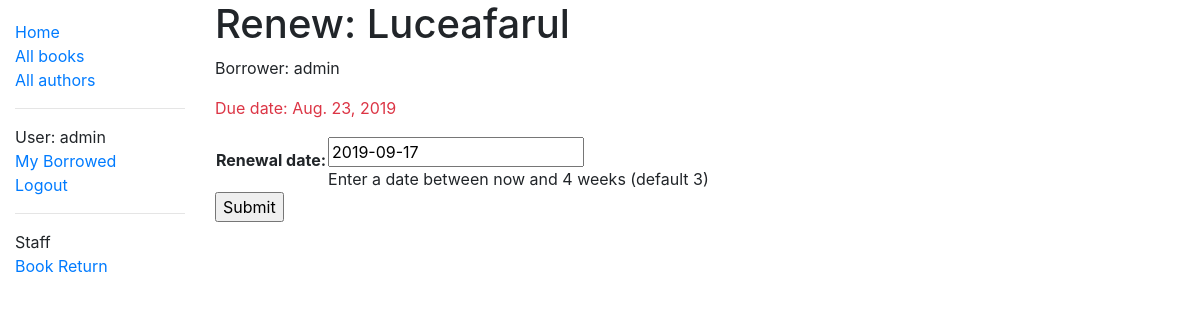
/catalog/book/c2215463-9510-4dc2-9d4b-ba9846ba8847/renew/ (signed in), run on an earlier commit of the app's database.
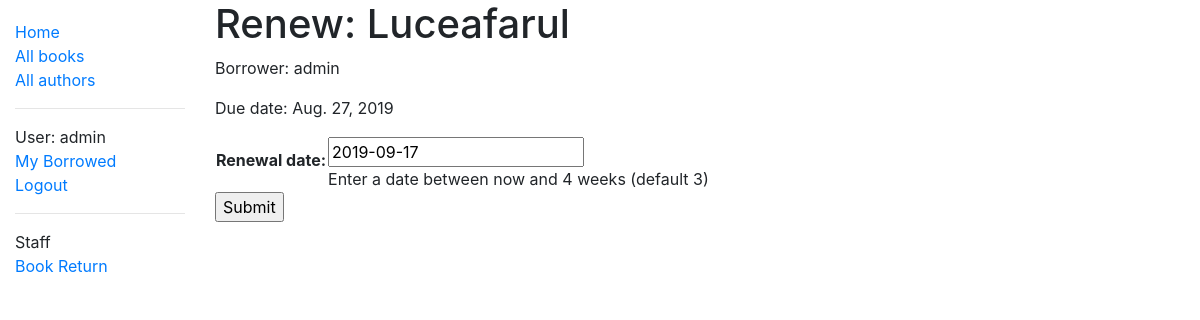
And on a later commit of the database.
### catalog/models.py (models this page shows, shortened)
class BookInstance(models.Model):
    id = models.UUIDField(primary_key=True, default=uuid.uuid4, help_text='Unique ID for this particular book across whole library')
    book = models.ForeignKey('Book', on_delete=models.SET_NULL, null=True)
    imprint = models.CharField(max_length=200)
    due_back = models.DateField(null=True, blank=True)
    borrower = models.ForeignKey(User, on_delete=models.SET_NULL, null=True, blank=True)
    LOAN_STATUS = (
        ('m', 'Maintenance'),
        ('o', 'On loan'),
        ('a', 'Available'),
        ('r', 'Reserved'),
    )
    status = models.CharField(
        max_length=1,
        choices=LOAN_STATUS,
        blank=True,
        default='m',
        help_text='Book availability',
    )
    class Meta:
        ordering = ['due_back']
        permissions = (('can_mark_returned', 'Set book as returned'),)
    @property
    def is_overdue(self):
        if self.due_back and date.today() > self.due_back:
            return True
        return False

class Book(models.Model):
    title = models.CharField(max_length=200)
    author = models.ForeignKey('Author', on_delete=models.SET_NULL, null=True)
    language = models.ForeignKey('Language', on_delete=models.SET_NULL, null=True)
    summary = models.TextField(max_length=1000, help_text='Enter a brief description of the book')
    isbn = models.CharField('ISBN', max_length=13, help_text='13 Character <a href="https://www.isbn-international.org/content/what-isbn">ISBN number</a>')
    genre = models.ManyToManyField(Genre, help_text='Select a genre for this book')
    def display_genre(self):
        """Create a string for the Genre. This is required to display genre in Admin."""
        return ', '.join(genre.name for genre in self.genre.all()[:3])
    display_genre.short_description = 'Genre'

### catalog/views.py (the view)
# urls.py: path('book/<uuid:pk>/renew/', views.renew_book_librarian, name='renew-book-librarian'),
@permission_required('catalog.can_mark_returned')
def renew_book_librarian(request, pk):
    book_instance = get_object_or_404(BookInstance, pk=pk)
    if request.method == 'POST':
        form = RenewBookForm(request.POST)
        if form.is_valid():
            book_instance.due_back = form.cleaned_data['renewal_date']
            book_instance.save()
            return HttpResponseRedirect(reverse('all-borrowed'))
    else:
        proposed_renewal_date = datetime.date.today() + datetime.timedelta(weeks=3)
        form = RenewBookForm(initial={'renewal_date': proposed_renewal_date})
    context = {
        'form': form,
        'book_instance': book_instance,
    }
    return render(request, 'catalog/book_renew_librarian.html', context)

### catalog/forms.py (shortened to what this page needs)
class RenewBookForm(forms.Form):
    renewal_date = forms.DateField(help_text='Enter a date between now and 4 weeks (default 3)')

### catalog/templates/catalog/book_renew_librarian.html (shortened to what this page needs)
{% extends "base_generic.html" %}
{% block content %}
  <h1>Renew: {{ book_instance.book.title }}</h1>
  <p>Borrower: {{ book_instance.borrower }}</p>
  <p{% if book_instance.is_overdue %} class="text-danger"{% endif %}>Due date: {{ book_instance.due_back }}</p>
  <form action="" method="post">
    <table>
    {{ form.as_table }}
    </table>
    <input type="submit" value="Submit">
  </form>
{% endblock %}

What changed in the data, as far as the page shows it:
changed BookInstance "Luceafarul": due_back "Aug. 23, 2019" → "Aug. 27, 2019"
